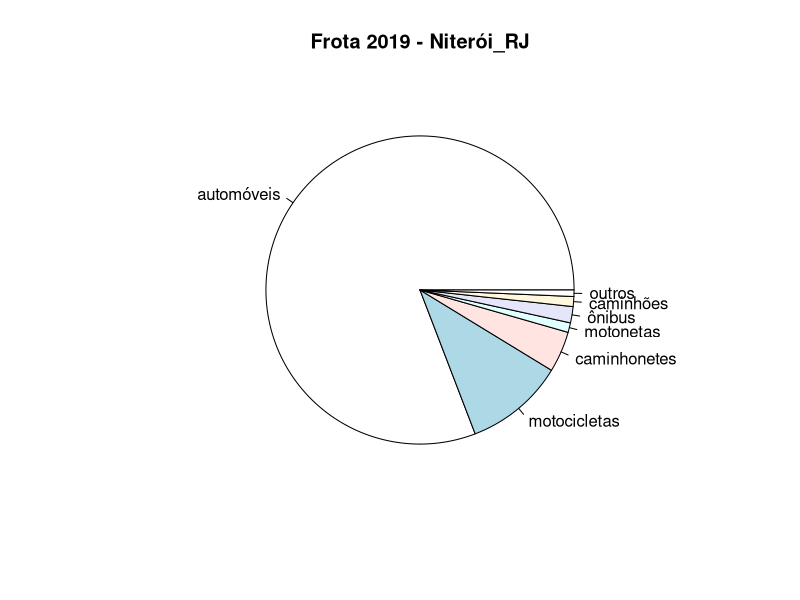

Write the R code that produced this figure.
frota<-c(151882,19627,8058,1895,3201,1969,1268)

names(frota)<-c("automóveis","motocicletas","caminhonetes","motonetas","ônibus","caminhões","outros")

pie(frota)
title("Frota 2019 - Niterói_RJ")


